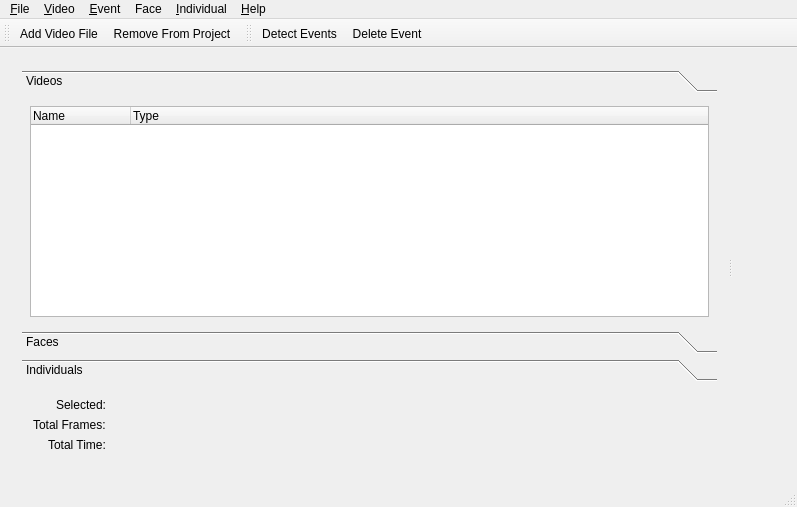
<?xml version="1.0" encoding="UTF-8"?>
<ui version="4.0">
 <class>MainWindow</class>
 <widget class="QMainWindow" name="MainWindow">
  <property name="geometry">
   <rect>
    <x>0</x>
    <y>0</y>
    <width>797</width>
    <height>507</height>
   </rect>
  </property>
  <property name="windowTitle">
   <string>Video Forensic Analizer</string>
  </property>
  <widget class="QWidget" name="centralWidget">
   <layout class="QHBoxLayout" name="horizontalLayout">
    <item>
     <widget class="QSplitter" name="splitter">
      <property name="orientation">
       <enum>Qt::Horizontal</enum>
      </property>
      <widget class="QWidget" name="layoutWidget_2">
       <layout class="QVBoxLayout" name="verticalLayoutLeft">
        <item>
         <widget class="QToolBox" name="itemToolBox">
          <property name="currentIndex">
           <number>0</number>
          </property>
          <widget class="QWidget" name="videoPage">
           <property name="geometry">
            <rect>
             <x>0</x>
             <y>0</y>
             <width>769</width>
             <height>257</height>
            </rect>
           </property>
           <attribute name="label">
            <string>Videos</string>
           </attribute>
           <layout class="QVBoxLayout" name="verticalLayout">
            <property name="leftMargin">
             <number>8</number>
            </property>
            <property name="topMargin">
             <number>8</number>
            </property>
            <property name="rightMargin">
             <number>8</number>
            </property>
            <property name="bottomMargin">
             <number>8</number>
            </property>
            <item>
             <widget class="QTreeWidget" name="videoList">
              <property name="selectionMode">
               <enum>QAbstractItemView::ExtendedSelection</enum>
              </property>
              <property name="expandsOnDoubleClick">
               <bool>false</bool>
              </property>
              <property name="columnCount">
               <number>2</number>
              </property>
              <column>
               <property name="text">
                <string>Name</string>
               </property>
              </column>
              <column>
               <property name="text">
                <string>Type</string>
               </property>
              </column>
             </widget>
            </item>
           </layout>
          </widget>
          <widget class="QWidget" name="facePage">
           <property name="geometry">
            <rect>
             <x>0</x>
             <y>0</y>
             <width>769</width>
             <height>257</height>
            </rect>
           </property>
           <attribute name="label">
            <string>Faces</string>
           </attribute>
           <layout class="QVBoxLayout" name="verticalLayout_2">
            <item>
             <widget class="QTreeWidget" name="faceList">
              <property name="selectionMode">
               <enum>QAbstractItemView::ExtendedSelection</enum>
              </property>
              <property name="horizontalScrollMode">
               <enum>QAbstractItemView::ScrollPerPixel</enum>
              </property>
              <property name="expandsOnDoubleClick">
               <bool>false</bool>
              </property>
              <property name="columnCount">
               <number>2</number>
              </property>
              <column>
               <property name="text">
                <string notr="true">Label</string>
               </property>
              </column>
              <column>
               <property name="text">
                <string notr="true">Count</string>
               </property>
              </column>
             </widget>
            </item>
           </layout>
          </widget>
          <widget class="QWidget" name="individualPage">
           <property name="geometry">
            <rect>
             <x>0</x>
             <y>0</y>
             <width>769</width>
             <height>257</height>
            </rect>
           </property>
           <attribute name="label">
            <string>Individuals</string>
           </attribute>
           <layout class="QVBoxLayout" name="verticalLayout_3">
            <property name="leftMargin">
             <number>8</number>
            </property>
            <property name="topMargin">
             <number>8</number>
            </property>
            <property name="rightMargin">
             <number>8</number>
            </property>
            <property name="bottomMargin">
             <number>8</number>
            </property>
            <item>
             <widget class="QListWidget" name="indiviualList">
              <property name="frameShape">
               <enum>QFrame::StyledPanel</enum>
              </property>
              <property name="frameShadow">
               <enum>QFrame::Sunken</enum>
              </property>
              <property name="selectionMode">
               <enum>QAbstractItemView::ExtendedSelection</enum>
              </property>
              <property name="horizontalScrollMode">
               <enum>QAbstractItemView::ScrollPerPixel</enum>
              </property>
             </widget>
            </item>
           </layout>
          </widget>
         </widget>
        </item>
        <item>
         <widget class="QWidget" name="propertiesForm" native="true">
          <property name="sizePolicy">
           <sizepolicy hsizetype="Preferred" vsizetype="Preferred">
            <horstretch>0</horstretch>
            <verstretch>0</verstretch>
           </sizepolicy>
          </property>
          <layout class="QFormLayout" name="formLayout_2">
           <property name="fieldGrowthPolicy">
            <enum>QFormLayout::AllNonFixedFieldsGrow</enum>
           </property>
           <property name="labelAlignment">
            <set>Qt::AlignRight|Qt::AlignTrailing|Qt::AlignVCenter</set>
           </property>
           <item row="0" column="0">
            <widget class="QLabel" name="label">
             <property name="text">
              <string>Selected:</string>
             </property>
            </widget>
           </item>
           <item row="0" column="1">
            <widget class="QLabel" name="labelSelected">
             <property name="text">
              <string/>
             </property>
            </widget>
           </item>
           <item row="1" column="0">
            <widget class="QLabel" name="label_3">
             <property name="text">
              <string>Total Frames:</string>
             </property>
            </widget>
           </item>
           <item row="1" column="1">
            <widget class="QLabel" name="labelTotalFrames">
             <property name="text">
              <string/>
             </property>
            </widget>
           </item>
           <item row="2" column="0">
            <widget class="QLabel" name="label_5">
             <property name="text">
              <string>Total Time:</string>
             </property>
            </widget>
           </item>
           <item row="2" column="1">
            <widget class="QLabel" name="labelTotalTime">
             <property name="text">
              <string/>
             </property>
            </widget>
           </item>
          </layout>
         </widget>
        </item>
       </layout>
      </widget>
      <widget class="QWidget" name="layoutWidget">
       <layout class="QVBoxLayout" name="verticalLayoutRight">
        <property name="spacing">
         <number>2</number>
        </property>
        <item>
         <widget class="VideoPlayer" name="player" native="true">
          <property name="sizePolicy">
           <sizepolicy hsizetype="Preferred" vsizetype="Expanding">
            <horstretch>0</horstretch>
            <verstretch>0</verstretch>
           </sizepolicy>
          </property>
         </widget>
        </item>
       </layout>
      </widget>
     </widget>
    </item>
   </layout>
  </widget>
  <widget class="QMenuBar" name="menuBar">
   <property name="geometry">
    <rect>
     <x>0</x>
     <y>0</y>
     <width>797</width>
     <height>20</height>
    </rect>
   </property>
   <widget class="QMenu" name="menuFile">
    <property name="title">
     <string>&amp;File</string>
    </property>
    <addaction name="actionNew"/>
    <addaction name="separator"/>
    <addaction name="actionSave_Project"/>
    <addaction name="actionSave_Project_As"/>
    <addaction name="separator"/>
    <addaction name="actionPrint"/>
    <addaction name="separator"/>
    <addaction name="actionSettings"/>
    <addaction name="separator"/>
    <addaction name="actionQuit"/>
   </widget>
   <widget class="QMenu" name="menuHelp">
    <property name="title">
     <string>&amp;Help</string>
    </property>
    <addaction name="actionAbout"/>
   </widget>
   <widget class="QMenu" name="menuVideo">
    <property name="title">
     <string>&amp;Video</string>
    </property>
    <widget class="QMenu" name="menuTransformations">
     <property name="title">
      <string>Transformations</string>
     </property>
     <widget class="QMenu" name="menuFlip_2">
      <property name="title">
       <string>Flip</string>
      </property>
      <addaction name="separator"/>
      <addaction name="actionHorizontally"/>
      <addaction name="actionVertically"/>
     </widget>
     <widget class="QMenu" name="menuRotate">
      <property name="title">
       <string>Rotate</string>
      </property>
      <addaction name="actionClockwise"/>
      <addaction name="actionCounter_clockwise"/>
     </widget>
     <addaction name="menuFlip_2"/>
     <addaction name="menuRotate"/>
     <addaction name="actionCalibrate"/>
    </widget>
    <widget class="QMenu" name="menuFilter">
     <property name="title">
      <string>Filter</string>
     </property>
     <addaction name="actionCrop"/>
     <addaction name="actionExclude_rectangle"/>
    </widget>
    <addaction name="actionAdd_Video_File"/>
    <addaction name="action_Remove_From_Project"/>
    <addaction name="separator"/>
    <addaction name="menuTransformations"/>
    <addaction name="menuFilter"/>
   </widget>
   <widget class="QMenu" name="menuEvent">
    <property name="title">
     <string>&amp;Event</string>
    </property>
    <widget class="QMenu" name="menuPlayback_Mode">
     <property name="enabled">
      <bool>false</bool>
     </property>
     <property name="title">
      <string>Playback Mode</string>
     </property>
     <addaction name="actionNormal"/>
     <addaction name="actionMask"/>
     <addaction name="actionMasked_Video"/>
    </widget>
    <widget class="QMenu" name="menuOperations">
     <property name="title">
      <string>&amp;Operations</string>
     </property>
     <addaction name="actionMerge"/>
     <addaction name="actionSplit_at_current_position"/>
    </widget>
    <addaction name="actionAuto_Detect_Events"/>
    <addaction name="actionAuto_Split"/>
    <addaction name="separator"/>
    <addaction name="actionDeleteEvent"/>
    <addaction name="separator"/>
    <addaction name="menuPlayback_Mode"/>
    <addaction name="menuOperations"/>
   </widget>
   <widget class="QMenu" name="menuIndividual">
    <property name="title">
     <string>&amp;Individual</string>
    </property>
    <widget class="QMenu" name="menuMeasures">
     <property name="title">
      <string>Measures</string>
     </property>
     <addaction name="actionHeight"/>
    </widget>
    <addaction name="actionNewIndividual"/>
    <addaction name="actionDeleteIndividual"/>
    <addaction name="separator"/>
    <addaction name="menuMeasures"/>
   </widget>
   <widget class="QMenu" name="menuFace">
    <property name="title">
     <string>Face</string>
    </property>
    <addaction name="actionDetect_Faces"/>
    <addaction name="separator"/>
    <addaction name="actionDeleteFace"/>
   </widget>
   <addaction name="menuFile"/>
   <addaction name="menuVideo"/>
   <addaction name="menuEvent"/>
   <addaction name="menuFace"/>
   <addaction name="menuIndividual"/>
   <addaction name="menuHelp"/>
  </widget>
  <widget class="QStatusBar" name="statusBar"/>
  <widget class="QToolBar" name="videoBar">
   <property name="windowTitle">
    <string>toolBar</string>
   </property>
   <attribute name="toolBarArea">
    <enum>TopToolBarArea</enum>
   </attribute>
   <attribute name="toolBarBreak">
    <bool>false</bool>
   </attribute>
   <addaction name="actionAdd_Video_File"/>
   <addaction name="action_Remove_From_Project"/>
  </widget>
  <widget class="QToolBar" name="eventBar">
   <property name="windowTitle">
    <string>toolBar</string>
   </property>
   <attribute name="toolBarArea">
    <enum>TopToolBarArea</enum>
   </attribute>
   <attribute name="toolBarBreak">
    <bool>false</bool>
   </attribute>
   <addaction name="actionAuto_Detect_Events"/>
   <addaction name="actionDeleteEvent"/>
  </widget>
  <action name="actionNew">
   <property name="enabled">
    <bool>false</bool>
   </property>
   <property name="text">
    <string>&amp;New Project</string>
   </property>
  </action>
  <action name="actionQuit">
   <property name="text">
    <string>&amp;Quit</string>
   </property>
   <property name="shortcut">
    <string>Ctrl+Q</string>
   </property>
  </action>
  <action name="actionAbout">
   <property name="text">
    <string>&amp;About</string>
   </property>
  </action>
  <action name="actionNewEvent">
   <property name="text">
    <string>&amp;New</string>
   </property>
  </action>
  <action name="actionDeleteEvent">
   <property name="text">
    <string>&amp;Delete Event</string>
   </property>
  </action>
  <action name="actionNewIndividual">
   <property name="text">
    <string>&amp;New</string>
   </property>
  </action>
  <action name="actionDeleteIndividual">
   <property name="text">
    <string>&amp;Delete</string>
   </property>
  </action>
  <action name="actionAdd_Video_File">
   <property name="text">
    <string>&amp;Add Video File</string>
   </property>
  </action>
  <action name="action_Remove_From_Project">
   <property name="text">
    <string>&amp;Remove From Project</string>
   </property>
  </action>
  <action name="actionSave_Project">
   <property name="enabled">
    <bool>false</bool>
   </property>
   <property name="text">
    <string>Save Project</string>
   </property>
  </action>
  <action name="actionSave_Project_As">
   <property name="enabled">
    <bool>false</bool>
   </property>
   <property name="text">
    <string>Save Project As</string>
   </property>
  </action>
  <action name="actionAuto_Detect_Events">
   <property name="text">
    <string>Detect &amp;Events</string>
   </property>
  </action>
  <action name="actionDetect_Faces">
   <property name="text">
    <string>Detect &amp;Faces</string>
   </property>
  </action>
  <action name="actionAuto_Split">
   <property name="text">
    <string>Auto &amp;Split</string>
   </property>
  </action>
  <action name="actionHorizontally">
   <property name="text">
    <string>Horizontally</string>
   </property>
  </action>
  <action name="actionVertically">
   <property name="text">
    <string>Vertically</string>
   </property>
  </action>
  <action name="actionClockwise">
   <property name="text">
    <string>Clockwise</string>
   </property>
  </action>
  <action name="actionCounter_clockwise">
   <property name="text">
    <string>Counter Clockwise</string>
   </property>
  </action>
  <action name="actionCalibrate">
   <property name="text">
    <string>Calibrate</string>
   </property>
  </action>
  <action name="actionNormal">
   <property name="checkable">
    <bool>true</bool>
   </property>
   <property name="checked">
    <bool>true</bool>
   </property>
   <property name="text">
    <string>Normal</string>
   </property>
  </action>
  <action name="actionMask">
   <property name="checkable">
    <bool>true</bool>
   </property>
   <property name="text">
    <string>Mask</string>
   </property>
  </action>
  <action name="actionMasked_Video">
   <property name="checkable">
    <bool>true</bool>
   </property>
   <property name="enabled">
    <bool>true</bool>
   </property>
   <property name="text">
    <string>Masked Video</string>
   </property>
  </action>
  <action name="actionCrop">
   <property name="enabled">
    <bool>false</bool>
   </property>
   <property name="text">
    <string>Crop</string>
   </property>
  </action>
  <action name="actionExclude_rectangle">
   <property name="enabled">
    <bool>true</bool>
   </property>
   <property name="text">
    <string>Exclude rectangle</string>
   </property>
  </action>
  <action name="actionHeight">
   <property name="text">
    <string>Height</string>
   </property>
  </action>
  <action name="actionMerge">
   <property name="text">
    <string>&amp;Merge</string>
   </property>
  </action>
  <action name="actionSplit_at_current_position">
   <property name="text">
    <string>&amp;Split at current position</string>
   </property>
  </action>
  <action name="actionPrint">
   <property name="text">
    <string>Print</string>
   </property>
  </action>
  <action name="actionDeleteFace">
   <property name="text">
    <string>&amp;Delete Face</string>
   </property>
  </action>
  <action name="actionSettings">
   <property name="text">
    <string>Settings</string>
   </property>
  </action>
 </widget>
 <layoutdefault spacing="6" margin="11"/>
 <customwidgets>
  <customwidget>
   <class>VideoPlayer</class>
   <extends>QWidget</extends>
   <header>QplayerVideo.hpp</header>
   <container>1</container>
  </customwidget>
 </customwidgets>
 <resources/>
 <connections>
  <connection>
   <sender>actionQuit</sender>
   <signal>triggered()</signal>
   <receiver>MainWindow</receiver>
   <slot>close()</slot>
   <hints>
    <hint type="sourcelabel">
     <x>-1</x>
     <y>-1</y>
    </hint>
    <hint type="destinationlabel">
     <x>398</x>
     <y>253</y>
    </hint>
   </hints>
  </connection>
 </connections>
</ui>
